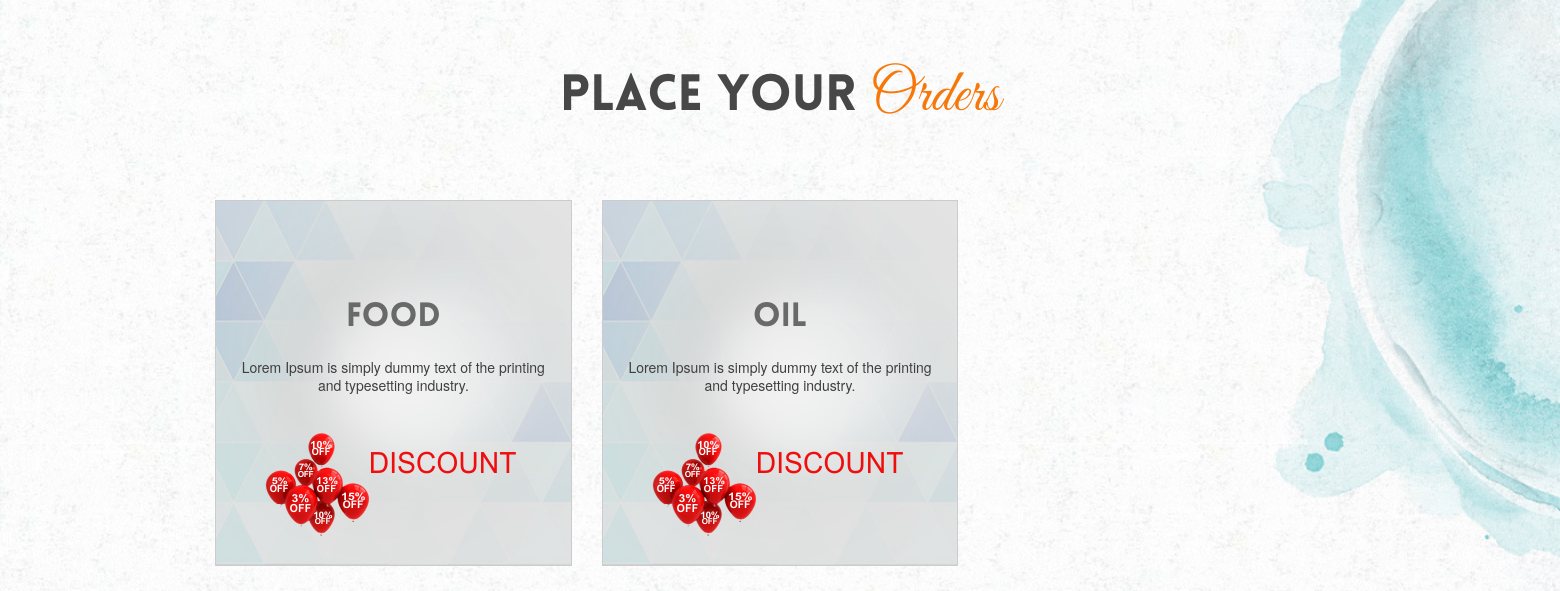
The app's page / (lower part), older data.
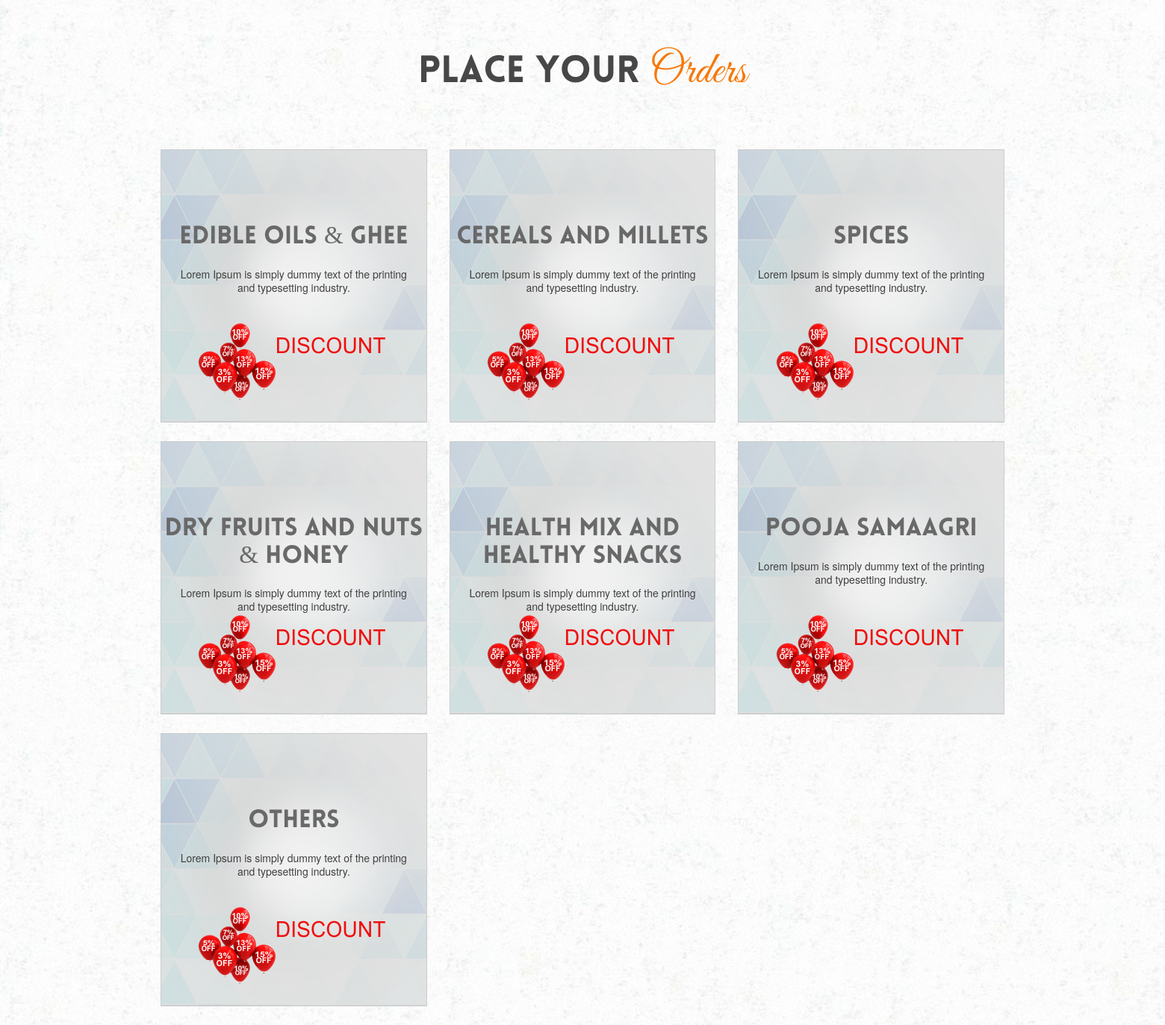
The same page, newer data.
### category/models.py (models this page shows, shortened)
class Category(models.Model):
    category_name = models.CharField(max_length=50, unique=True)
    slug = models.SlugField(max_length=50, unique=True)
    created_at = models.DateTimeField(auto_now_add=True)
    modified_at = models.DateTimeField(auto_now=True)
    class Meta:
        verbose_name = 'category'
        verbose_name_plural = 'categories'

### docureapp/views.py (the view)
# urls.py: path('',views.homePage,name='homepage'),
def homePage(request):
    cat = Category.objects.all()
    data = {
        'category': cat,
    }
    return render(request, 'index1.html', data)

### cart/context_processors.py (called while the page is built)
def counter(request):
    cart_count = 0
    if 'admin' in request.path:
        return {}
    else:
        try:
            cart = Cart.objects.filter(cartId=_cart_id(request))
            if request.user.is_authenticated:
                cart_items = CartItem.objects.all().filter(user=request.user)
            else:
                cart_items = CartItem.objects.all().filter(cart=cart[:1])
            for cart_item in cart_items:
                cart_count += cart_item.quantity
        except Cart.DoesNotExist:
            cart_count = 0
    return dict(cart_count=cart_count)

### cart/views.py (called while the page is built)
def _cart_id(request):
    cart = request.session.session_key
    if not cart:
        cart = request.session.create()
    return cart

### category/context_processors.py (called while the page is built)
def menu_links(request):
    links = Category.objects.all()
    return dict(links=links)

### templates/index1.html (shortened to what this page needs)
<!DOCTYPE html>
{% load static %}
<html>
<head>
    <link href="{% static 'assets/rcm/css/bootstrap.min.css' %}" rel=stylesheet>
    <link href="{% static 'assets/rcm/css/mainCssbdbc.css' %}" rel=stylesheet>
    <link href="{% static 'assets/rcm/css/toastr.css' %}" rel=stylesheet>
<body>
    <div class=wrapper>
        <section class=featured-sec>
            <div class="container featured-container">
                <h1>Place your <span>Orders</span></h1>
                {% for link in links %}
                <div class="col-sm-4" style="padding-bottom: 25px;">
                    <div class=cat-box-top>
                        <div class=cat-details>
                            <h1>{{link.category_name }}</h1>
                            <p>Lorem Ipsum is simply dummy text of the printing and typesetting industry.</p>
                        </div>
                        <div class=cat-image><img src="{% static 'assets/rcm/img/Shop Now (2).png' %}"
                                alt="DISCOUNTED ITEM"></div>
                    </div>
                </div>
                {%endfor%}
            </div>
    </div>

Row changes from the older to the newer data that the page shows:
removed Category: category_name "Food"
removed Category: category_name "Oil"
added Category: category_name "EDIBLE OILS & GHEE"
added Category: category_name "CEREALS AND MILLETS"
added Category: category_name "SPICES"
added Category: category_name "DRY FRUITS AND NUTS & HONEY"
added Category: category_name "HEALTH MIX AND HEALTHY SNACKS"
added Category: category_name "POOJA SAMAAGRI"
added Category: category_name "OTHERS"
